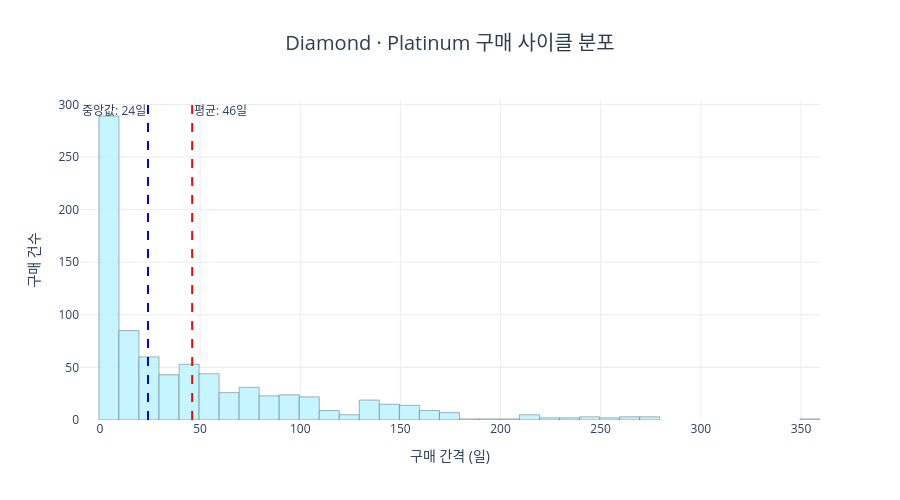

Notebook code for this chart:
### Code cell
mean_val = df_cycle['구매_사이클'].mean()
median_val = df_cycle['구매_사이클'].median()

fig = go.Figure(go.Histogram(
    x=df_cycle['구매_사이클'],
    marker=dict(color='#B9F2FF', line=dict(color='#2c3e50', width=0.5)),
    opacity=0.8,
    nbinsx=40
))

fig.add_vline(
    x=mean_val, line_dash='dash', line_color='red',
    annotation_text=f'평균: {mean_val:.0f}일',
    annotation_position='top right'
)
fig.add_vline(
    x=median_val, line_dash='dash', line_color='blue',
    annotation_text=f'중앙값: {median_val:.0f}일',
    annotation_position='top left'
)

fig.update_layout(
    title=dict(
        text='Diamond · Platinum 구매 사이클 분포',
        font=dict(size=20, color='#2c3e50'), x=0.5, xanchor='center'
    ),
    xaxis=dict(title='구매 간격 (일)', gridcolor='#ececec'),
    yaxis=dict(title='구매 건수', gridcolor='#ececec'),
    plot_bgcolor='white',
    height=500
)
fig.show()

### Figure 1 — Plotly figure (JSON) as saved in the notebook; plotly's stock layout.template omitted (floating-point values rounded to 4 significant figures; data arrays with more than 128 entries replaced by an {"elided": "..."} marker saying what was removed)
{"data": [{"marker": {"color": "#B9F2FF", "line": {"color": "#2c3e50", "width": 0.5}}, "nbinsx": 40, "opacity": 0.8, "type": "histogram", "x": {"elided": "802 int values"}}], "layout": {"annotations": [{"showarrow": false, "text": "평균: 46일", "x": 46.05, "xanchor": "left", "xref": "x", "y": 1, "yanchor": "top", "yref": "y domain"}, {"showarrow": false, "text": "중앙값: 24일", "x": 24, "xanchor": "right", "xref": "x", "y": 1, "yanchor": "top", "yref": "y domain"}], "height": 500, "plot_bgcolor": "white", "shapes": [{"line": {"color": "red", "dash": "dash"}, "type": "line", "x0": 46.05, "x1": 46.05, "xref": "x", "y0": 0, "y1": 1, "yref": "y domain"}, {"line": {"color": "blue", "dash": "dash"}, "type": "line", "x0": 24, "x1": 24, "xref": "x", "y0": 0, "y1": 1, "yref": "y domain"}], "title": {"font": {"color": "#2c3e50", "size": 20}, "text": "Diamond · Platinum 구매 사이클 분포", "x": 0.5, "xanchor": "center"}, "xaxis": {"gridcolor": "#ececec", "title": {"text": "구매 간격 (일)"}}, "yaxis": {"gridcolor": "#ececec", "title": {"text": "구매 건수"}}}}
